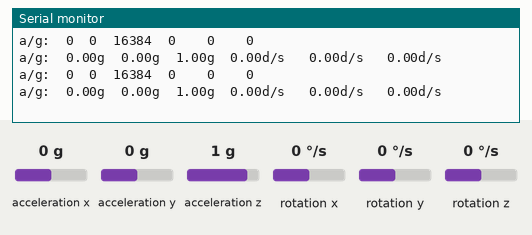
Simulated run of this sketch. Board: ESP8266 (NodeMCU). Shown: the last lines printed to the serial monitor. Inputs (shaded band) come from the test bench; at power-on: acceleration x 0 g, acceleration y 0 g, acceleration z 1 g, rotation x 0 °/s, rotation y 0 °/s, rotation z 0 °/s.

Above: at 4.2 s.
4.3 s: acceleration x set to -1.4 g
At 5.6 s:
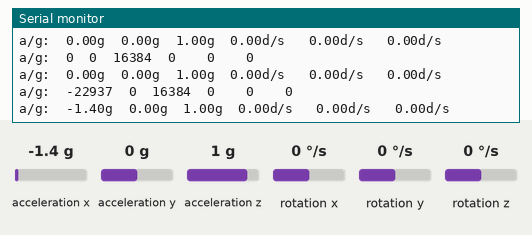
5.8 s: acceleration y set to -1.4 g
At 6.8 s:
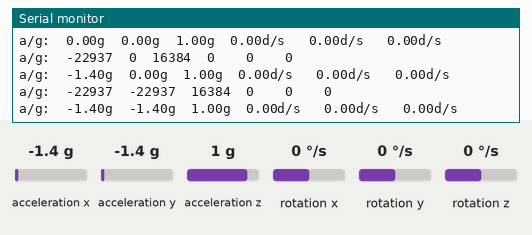
7.3 s: acceleration z set to -1.4 g
At 8.6 s:
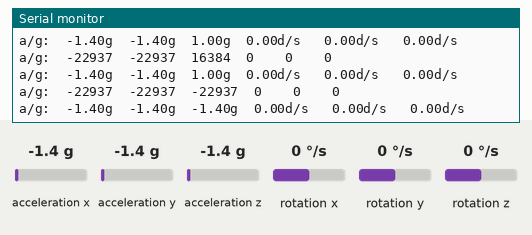
8.8 s: rotation x set to -192 °/s
At 9.6 s:
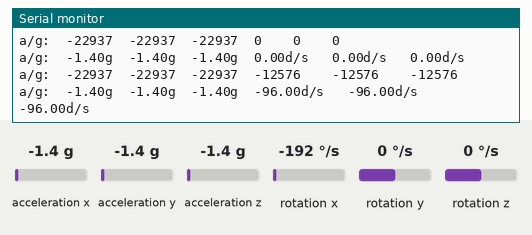

Measured:
- after the input at 4.3 s, the serial monitor: prints a new line after 0.71 s (image 1)
- after the input at 5.8 s, the serial monitor: prints a new line after 0.21 s (image 2)
- after the input at 7.3 s, the serial monitor: prints a new line after 0.72 s (image 3)
- after the input at 8.8 s, the serial monitor: prints a new line after 0.23 s (image 4)

The sketch:

Sketch_26.1_Acceleration_Detection.ino
```cpp
/**********************************************************************
  Filename    : Acceleration detection
  Description : Read the MPU6050 data and print it out through the serial port
  Auther      : www.freenove.com
  Modification: 2022/05/11
**********************************************************************/
#include <MPU6050_tockn.h>
#include <Wire.h>

#define SDA 13
#define SCL 14

MPU6050 mpu6050(Wire);//Attach the IIC
int16_t ax,ay,az;//define acceleration values of 3 axes
int16_t gx,gy,gz;//define variables to save the values in 3 axes of gyroscope

long timer = 0;

void setup() {
  Serial.begin(115200);
  Wire.begin(SDA, SCL);          //attach the IIC pin
  mpu6050.begin();               //initialize the MPU6050
  mpu6050.calcGyroOffsets(true); //get the offsets value
}

void loop() {
  if(millis() - timer > 1000){   //each second printf the data
    mpu6050.update();            //update the MPU6050
    getMotion6();                //gain the values of Acceleration and Gyroscope value
    Serial.print("\na/g:\t");
    Serial.print(ax); Serial.print("\t");
    Serial.print(ay); Serial.print("\t");
    Serial.print(az); Serial.print("\t");
    Serial.print(gx); Serial.print("\t\t");
    Serial.print(gy); Serial.print("\t\t");
    Serial.println(gz);
    Serial.print("a/g:\t");
    Serial.print((float)ax / 16384); Serial.print("g\t");
    Serial.print((float)ay / 16384); Serial.print("g\t");
    Serial.print((float)az / 16384); Serial.print("g\t");
    Serial.print((float)gx / 131); Serial.print("d/s \t");
    Serial.print((float)gy / 131); Serial.print("d/s \t");
    Serial.print((float)gz / 131); Serial.print("d/s \n");
    timer = millis();
  }
}
void getMotion6(void){
  ax=mpu6050.getRawAccX();//gain the values of X axis acceleration raw data
  ay=mpu6050.getRawAccY();//gain the values of Y axis acceleration raw data
  az=mpu6050.getRawAccZ();//gain the values of Z axis acceleration raw data
  gx=mpu6050.getRawGyroX();//gain the values of X axis Gyroscope raw data
  gy=mpu6050.getRawGyroX();//gain the values of Y axis Gyroscope raw data
  gz=mpu6050.getRawGyroX();//gain the values of Z axis Gyroscope raw data
}
```
